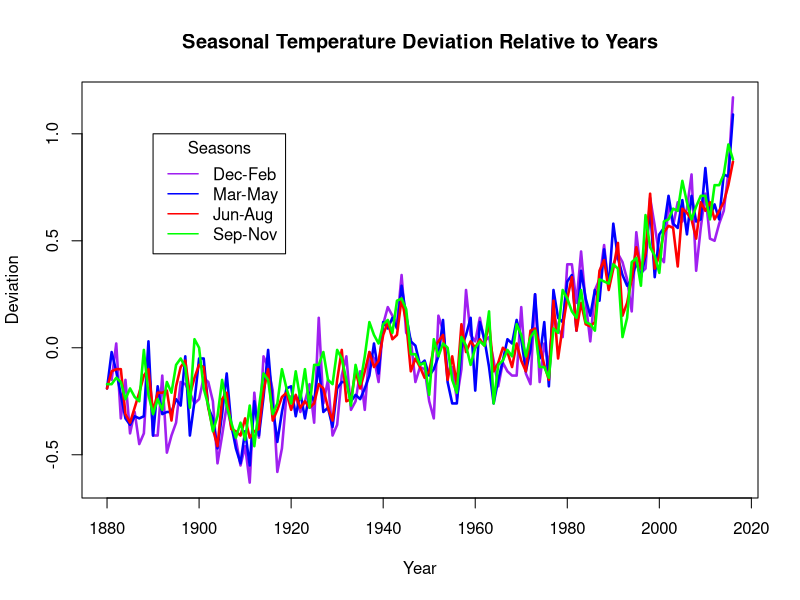

The R source for this figure:
#program to plot global temperature data
setwd("/Users/odadaj/Dropbox/R_Mlearning/Rstudy")
temp <- read.csv('seasons.csv', row.names = 1, header= TRUE)
DJF <- temp[["DJF"]]  # by column name
MAM <- temp[["MAM"]]
JJA <- temp[["JJA"]]
SON <- temp[["SON"]]
mwaka <- rownames(temp)

#Plot graph with months
plot(mwaka,DJF, xlab="Year", ylab="Deviation", type="l", main="Seasonal Temperature Deviation Relative to Years", col="Purple", lwd=2.5)
#lines(mwaka,DJF, col="Purple")
lines(mwaka,MAM, col="Blue", lwd=2.5)
lines(mwaka,JJA, col="red", lwd=2.5)
lines(mwaka,SON, col="green", lwd=2.5)
legend(1890,1, # places a legend at the appropriate place 
       c("Dec-Feb","Mar-May","Jun-Aug","Sep-Nov"), # puts text in the legend
       lty=c(1,1,1,1), # gives the legend appropriate symbols (lines)
       lwd=c(1.5,1.5,1.5,1.5),col=c("Purple","blue","red","Green"), title="Seasons") # gives the legend lines the correct color and width